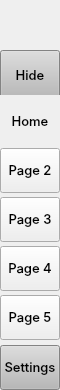
      <widget class="QFrame" name="leftMenuBg">
       <property name="minimumSize">
        <size>
         <width>60</width>
         <height>0</height>
        </size>
       </property>
       <property name="maximumSize">
        <size>
         <width>60</width>
         <height>16777215</height>
        </size>
       </property>
       <property name="frameShape">
        <enum>QFrame::NoFrame</enum>
       </property>
       <property name="frameShadow">
        <enum>QFrame::Raised</enum>
       </property>
       <layout class="QVBoxLayout" name="verticalLayout_3">
        <property name="spacing">
         <number>0</number>
        </property>
        <property name="leftMargin">
         <number>0</number>
        </property>
        <property name="topMargin">
         <number>0</number>
        </property>
        <property name="rightMargin">
         <number>0</number>
        </property>
        <property name="bottomMargin">
         <number>0</number>
        </property>
        <item>
         <widget class="QFrame" name="leftMenuFrame">
          <property name="frameShape">
           <enum>QFrame::NoFrame</enum>
          </property>
          <property name="frameShadow">
           <enum>QFrame::Raised</enum>
          </property>
          <layout class="QVBoxLayout" name="verticalMenuLayout">
           <property name="spacing">
            <number>0</number>
           </property>
           <property name="leftMargin">
            <number>0</number>
           </property>
           <property name="topMargin">
            <number>0</number>
           </property>
           <property name="rightMargin">
            <number>0</number>
           </property>
           <property name="bottomMargin">
            <number>0</number>
           </property>
           <item>
            <widget class="QFrame" name="topLogoInfo_2">
             <property name="minimumSize">
              <size>
               <width>0</width>
               <height>50</height>
              </size>
             </property>
             <property name="maximumSize">
              <size>
               <width>16777215</width>
               <height>50</height>
              </size>
             </property>
             <property name="frameShape">
              <enum>QFrame::NoFrame</enum>
             </property>
             <property name="frameShadow">
              <enum>QFrame::Raised</enum>
             </property>
             <widget class="QFrame" name="topLogo_2">
              <property name="geometry">
               <rect>
                <x>10</x>
                <y>10</y>
                <width>42</width>
                <height>31</height>
               </rect>
              </property>
              <property name="minimumSize">
               <size>
                <width>41</width>
                <height>21</height>
               </size>
              </property>
              <property name="maximumSize">
               <size>
                <width>1000</width>
                <height>1000</height>
               </size>
              </property>
              <property name="styleSheet">
               <string notr="true"/>
              </property>
              <property name="frameShape">
               <enum>QFrame::NoFrame</enum>
              </property>
              <property name="frameShadow">
               <enum>QFrame::Raised</enum>
              </property>
              <widget class="QFrame" name="topLogo">
               <property name="geometry">
                <rect>
                 <x>0</x>
                 <y>0</y>
                 <width>42</width>
                 <height>31</height>
                </rect>
               </property>
               <property name="minimumSize">
                <size>
                 <width>41</width>
                 <height>21</height>
                </size>
               </property>
               <property name="maximumSize">
                <size>
                 <width>1000</width>
                 <height>1000</height>
                </size>
               </property>
               <property name="sizeIncrement">
                <size>
                 <width>0</width>
                 <height>0</height>
                </size>
               </property>
               <property name="autoFillBackground">
                <bool>false</bool>
               </property>
               <property name="styleSheet">
                <string notr="true"/>
               </property>
               <property name="frameShape">
                <enum>QFrame::NoFrame</enum>
               </property>
               <property name="frameShadow">
                <enum>QFrame::Raised</enum>
               </property>
               <widget class="QLabel" name="ssglabel">
                <property name="geometry">
                 <rect>
                  <x>0</x>
                  <y>5</y>
                  <width>41</width>
                  <height>21</height>
                 </rect>
                </property>
                <property name="styleSheet">
                 <string notr="true"/>
                </property>
                <property name="text">
                 <string/>
                </property>
                <property name="pixmap">
                 <pixmap resource="resources.qrc">:/images/ssg+.png</pixmap>
                </property>
                <property name="scaledContents">
                 <bool>true</bool>
                </property>
               </widget>
              </widget>
             </widget>
             <widget class="QLabel" name="titleLeftApp">
              <property name="geometry">
               <rect>
                <x>70</x>
                <y>8</y>
                <width>160</width>
                <height>20</height>
               </rect>
              </property>
              <property name="font">
               <font>
                <family>Inter Medium</family>
                <pointsize>12</pointsize>
                <italic>false</italic>
                <bold>false</bold>
               </font>
              </property>
              <property name="text">
               <string>&lt;html&gt;&lt;head/&gt;&lt;body&gt;&lt;p&gt;&lt;span style=&quot; color: rgb(254, 121, 199);&quot;&gt;SSGPlus&lt;/span&gt;&lt;/p&gt;&lt;/body&gt;&lt;/html&gt;</string>
              </property>
              <property name="alignment">
               <set>Qt::AlignLeading|Qt::AlignLeft|Qt::AlignTop</set>
              </property>
             </widget>
             <widget class="QLabel" name="titleLeftDescription">
              <property name="geometry">
               <rect>
                <x>70</x>
                <y>27</y>
                <width>160</width>
                <height>16</height>
               </rect>
              </property>
              <property name="maximumSize">
               <size>
                <width>16777215</width>
                <height>16</height>
               </size>
              </property>
              <property name="font">
               <font>
                <family>Raleway Medium</family>
                <pointsize>10</pointsize>
                <italic>false</italic>
                <bold>false</bold>
               </font>
              </property>
              <property name="styleSheet">
               <string notr="true">font: 57 10pt &quot;Raleway Medium&quot;;</string>
              </property>
              <property name="text">
               <string>&lt;html&gt;&lt;head/&gt;&lt;body&gt;&lt;p&gt;&lt;span style=&quot; color:#aa63ff;&quot;&gt;Home&lt;/span&gt;&lt;/p&gt;&lt;/body&gt;&lt;/html&gt;</string>
              </property>
              <property name="alignment">
               <set>Qt::AlignLeading|Qt::AlignLeft|Qt::AlignTop</set>
              </property>
             </widget>
            </widget>
           </item>
           <item>
            <widget class="QFrame" name="toggleBox">
             <property name="maximumSize">
              <size>
               <width>16777215</width>
               <height>45</height>
              </size>
             </property>
             <property name="styleSheet">
              <string notr="true">#toggleButton {
	background-color: rgb(184, 184, 184);
	background-image: url(:/icons/images/icons/menu_unhover.png);
}
#toggleButton::hover {
	background-color: rgb(184, 184, 184);
	background-image: url(:/icons/images/icons/menu_hover.png);
}
#toggleButton::pressed {
	background-color: rgb(50, 50, 50);
	background-image: url(:/icons/images/icons/menu_hover.png);
}</string>
             </property>
             <property name="frameShape">
              <enum>QFrame::NoFrame</enum>
             </property>
             <property name="frameShadow">
              <enum>QFrame::Raised</enum>
             </property>
             <layout class="QVBoxLayout" name="verticalLayout_4">
              <property name="spacing">
               <number>0</number>
              </property>
              <property name="leftMargin">
               <number>0</number>
              </property>
              <property name="topMargin">
               <number>0</number>
              </property>
              <property name="rightMargin">
               <number>0</number>
              </property>
              <property name="bottomMargin">
               <number>0</number>
              </property>
              <item>
               <widget class="QPushButton" name="toggleButton">
                <property name="sizePolicy">
                 <sizepolicy hsizetype="Expanding" vsizetype="Fixed">
                  <horstretch>0</horstretch>
                  <verstretch>0</verstretch>
                 </sizepolicy>
                </property>
                <property name="minimumSize">
                 <size>
                  <width>0</width>
                  <height>50</height>
                 </size>
                </property>
                <property name="font">
                 <font>
                  <family>Inter Medium</family>
                  <pointsize>10</pointsize>
                  <italic>false</italic>
                  <bold>false</bold>
                 </font>
                </property>
                <property name="cursor">
                 <cursorShape>PointingHandCursor</cursorShape>
                </property>
                <property name="layoutDirection">
                 <enum>Qt::LeftToRight</enum>
                </property>
                <property name="styleSheet">
                 <string notr="true"/>
                </property>
                <property name="text">
                 <string>Hide</string>
                </property>
               </widget>
              </item>
             </layout>
            </widget>
           </item>
           <item>
            <widget class="QFrame" name="topMenu">
             <property name="minimumSize">
              <size>
               <width>0</width>
               <height>250</height>
              </size>
             </property>
             <property name="styleSheet">
              <string notr="true">#btn_home {
	background-image: url(:/icons/images/icons/home_unhover.png);
}
#btn_home::hover {
	background-image: url(:/icons/images/icons/home_hover.png);
}
#btn_home::pressed {
	background-color: rgb(50, 50, 50);
	background-image: url(:/icons/images/icons/home_hover.png);
}
</string>
             </property>
             <property name="frameShape">
              <enum>QFrame::NoFrame</enum>
             </property>
             <property name="frameShadow">
              <enum>QFrame::Raised</enum>
             </property>
             <layout class="QVBoxLayout" name="verticalLayout_8">
              <property name="spacing">
               <number>0</number>
              </property>
              <property name="leftMargin">
               <number>0</number>
              </property>
              <property name="topMargin">
               <number>0</number>
              </property>
              <property name="rightMargin">
               <number>0</number>
              </property>
              <property name="bottomMargin">
               <number>0</number>
              </property>
              <item>
               <widget class="QPushButton" name="btn_home">
                <property name="sizePolicy">
                 <sizepolicy hsizetype="Expanding" vsizetype="Fixed">
                  <horstretch>0</horstretch>
                  <verstretch>0</verstretch>
                 </sizepolicy>
                </property>
                <property name="minimumSize">
                 <size>
                  <width>0</width>
                  <height>45</height>
                 </size>
                </property>
                <property name="font">
                 <font>
                  <family>Inter Medium</family>
                  <pointsize>10</pointsize>
                  <italic>false</italic>
                  <bold>false</bold>
                 </font>
                </property>
                <property name="cursor">
                 <cursorShape>PointingHandCursor</cursorShape>
                </property>
                <property name="layoutDirection">
                 <enum>Qt::LeftToRight</enum>
                </property>
                <property name="autoFillBackground">
                 <bool>false</bool>
                </property>
                <property name="styleSheet">
                 <string notr="true"/>
                </property>
                <property name="text">
                 <string>Home</string>
                </property>
                <property name="flat">
                 <bool>true</bool>
                </property>
               </widget>
              </item>
              <item>
               <widget class="QPushButton" name="btn_page2">
                <property name="sizePolicy">
                 <sizepolicy hsizetype="Expanding" vsizetype="Fixed">
                  <horstretch>0</horstretch>
                  <verstretch>0</verstretch>
                 </sizepolicy>
                </property>
                <property name="minimumSize">
                 <size>
                  <width>0</width>
                  <height>45</height>
                 </size>
                </property>
                <property name="font">
                 <font>
                  <family>Inter Medium</family>
                  <pointsize>10</pointsize>
                  <italic>false</italic>
                  <bold>false</bold>
                 </font>
                </property>
                <property name="cursor">
                 <cursorShape>PointingHandCursor</cursorShape>
                </property>
                <property name="layoutDirection">
                 <enum>Qt::LeftToRight</enum>
                </property>
                <property name="text">
                 <string>Page 2</string>
                </property>
               </widget>
              </item>
              <item>
               <widget class="QPushButton" name="btn_page3">
                <property name="sizePolicy">
                 <sizepolicy hsizetype="Expanding" vsizetype="Fixed">
                  <horstretch>0</horstretch>
                  <verstretch>0</verstretch>
                 </sizepolicy>
                </property>
                <property name="minimumSize">
                 <size>
                  <width>0</width>
                  <height>45</height>
                 </size>
                </property>
                <property name="font">
                 <font>
                  <family>Inter Medium</family>
                  <pointsize>10</pointsize>
                  <italic>false</italic>
                  <bold>false</bold>
                 </font>
                </property>
                <property name="cursor">
                 <cursorShape>PointingHandCursor</cursorShape>
                </property>
                <property name="layoutDirection">
                 <enum>Qt::LeftToRight</enum>
                </property>
                <property name="text">
                 <string>Page 3</string>
                </property>
               </widget>
              </item>
              <item>
               <widget class="QPushButton" name="btn_page4">
                <property name="sizePolicy">
                 <sizepolicy hsizetype="Expanding" vsizetype="Fixed">
                  <horstretch>0</horstretch>
                  <verstretch>0</verstretch>
                 </sizepolicy>
                </property>
                <property name="minimumSize">
                 <size>
                  <width>0</width>
                  <height>45</height>
                 </size>
                </property>
                <property name="font">
                 <font>
                  <family>Inter Medium</family>
                  <pointsize>10</pointsize>
                  <italic>false</italic>
                  <bold>false</bold>
                 </font>
                </property>
                <property name="cursor">
                 <cursorShape>PointingHandCursor</cursorShape>
                </property>
                <property name="layoutDirection">
                 <enum>Qt::LeftToRight</enum>
                </property>
                <property name="text">
                 <string>Page 4</string>
                </property>
               </widget>
              </item>
              <item>
               <widget class="QPushButton" name="btn_page5">
                <property name="sizePolicy">
                 <sizepolicy hsizetype="Expanding" vsizetype="Fixed">
                  <horstretch>0</horstretch>
                  <verstretch>0</verstretch>
                 </sizepolicy>
                </property>
                <property name="minimumSize">
                 <size>
                  <width>0</width>
                  <height>45</height>
                 </size>
                </property>
                <property name="font">
                 <font>
                  <family>Inter Medium</family>
                  <pointsize>10</pointsize>
                  <italic>false</italic>
                  <bold>false</bold>
                 </font>
                </property>
                <property name="cursor">
                 <cursorShape>PointingHandCursor</cursorShape>
                </property>
                <property name="layoutDirection">
                 <enum>Qt::LeftToRight</enum>
                </property>
                <property name="text">
                 <string>Page 5</string>
                </property>
               </widget>
              </item>
             </layout>
            </widget>
           </item>
           <item>
            <widget class="QFrame" name="bottomMenu">
             <property name="styleSheet">
              <string notr="true">#toggleLeftBox {
	background-color: rgb(184, 184, 184);
	background-image: url(:/icons/images/icons/chevrons-right_unhover.png);
}
#toggleLeftBox::hover {
	background-color: rgb(184, 184, 184);
	background-image: url(:/icons/images/icons/chevrons-right_hover.png);
}
#toggleLeftBox::pressed {
	background-color: rgb(50, 50, 50);
	background-image: url(:/icons/images/icons/chevrons-right_hover.png);
}
</string>
             </property>
             <property name="frameShape">
              <enum>QFrame::NoFrame</enum>
             </property>
             <property name="frameShadow">
              <enum>QFrame::Raised</enum>
             </property>
             <layout class="QVBoxLayout" name="verticalLayout_9">
              <property name="spacing">
               <number>0</number>
              </property>
              <property name="leftMargin">
               <number>0</number>
              </property>
              <property name="topMargin">
               <number>0</number>
              </property>
              <property name="rightMargin">
               <number>0</number>
              </property>
              <property name="bottomMargin">
               <number>0</number>
              </property>
              <item>
               <widget class="QPushButton" name="toggleLeftBox">
                <property name="sizePolicy">
                 <sizepolicy hsizetype="Expanding" vsizetype="Fixed">
                  <horstretch>0</horstretch>
                  <verstretch>0</verstretch>
                 </sizepolicy>
                </property>
                <property name="minimumSize">
                 <size>
                  <width>0</width>
                  <height>45</height>
                 </size>
                </property>
                <property name="font">
                 <font>
                  <family>Inter Medium</family>
                  <pointsize>10</pointsize>
                  <italic>false</italic>
                  <bold>false</bold>
                 </font>
                </property>
                <property name="cursor">
                 <cursorShape>PointingHandCursor</cursorShape>
                </property>
                <property name="layoutDirection">
                 <enum>Qt::LeftToRight</enum>
                </property>
                <property name="styleSheet">
                 <string notr="true"/>
                </property>
                <property name="text">
                 <string>Settings</string>
                </property>
               </widget>
              </item>
             </layout>
            </widget>
           </item>
          </layout>
         </widget>
        </item>
       </layout>
      </widget>
